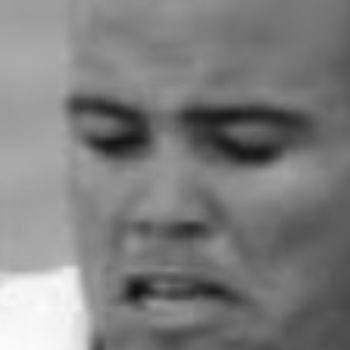
#> input picture data_set/sad/Alain_Cervantes_0001.jpg, 350 x 350 px; its folder holds 4 pictures in this run
$ python createdataset.py
#> lines starting #> are read from the running program, lines starting #| are printed output that depends on the picture; after the words box and inside, x2 and y2 are one past the last pixel; in counts of white or black regions, pixels touching at a corner belong together
import cv2

with open('sad.txt','r') as f:
#> (reads sad.txt from the repository)
    images = [line.strip() for line in f]

face_detector = cv2.CascadeClassifier('haarcascade_frontalface_default.xml')

# For each Emotion, enter one numeric face id
face_id = input('\n Enter Emotion id end press <return> ==>  ')

count = 0

for image in images:
    img = cv2.imread("data_set/sad/"+image)
#> img is the input picture: shape (350, 350, 3); min 15, max 251, mean 126.3
    gray = cv2.cvtColor(img, cv2.COLOR_BGR2GRAY)
    faces = face_detector.detectMultiScale(gray, 1.3, 5)
#> faces = [[28, 24, 289, 289]]

    for (x,y,w,h) in faces:

        cv2.rectangle(img, (x,y), (x+w,y+h), (255,0,0), 2)
        count += 1

        # Save the captured image into the datasets folder
        cv2.imwrite("dataset/User." + str(face_id) + '.' + str(count) + ".jpg", gray[y:y+h,x:x+w])
#> this loop made 1 pass
#> (x, y, w, h, count) on pass 1: (28, 24, 289, 289, 1)
#> pass 1, `cv2.imwrite("dataset/User." + str(face_id) + '.' + str(count) + ".jpg"..`:
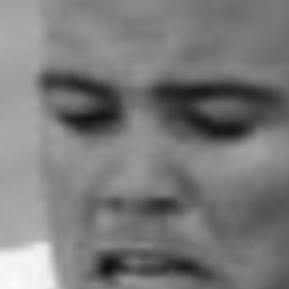
#> saved as User..1.jpg: shape (289, 289); min 15, max 250, mean 122.2
#> after the loop:
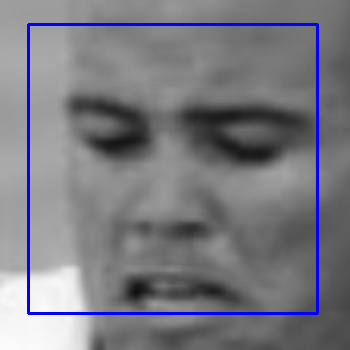
#> img: shape (350, 350, 3); 2.83% of pixels changed, all inside (x1, y1, x2, y2) = (27, 23, 319, 315)
#> after the loop, count = 1
#> pass 3 of the loop `for image in images:`:
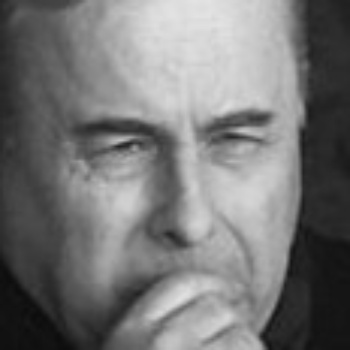
#> input picture data_set/sad/Alexander_Losyukov_0003.jpg, 350 x 350 px
#> img is the input picture: shape (350, 350, 3); min 12, max 227, mean 117.6
#> faces = [[44, 36, 277, 277]]
#> the loop `for (x,y,w,h) in faces: ` made 1 pass
#> (x, y, w, h, count) on pass 1: (44, 36, 277, 277, 2)
#> pass 1, `cv2.imwrite("dataset/User." + str(face_id) + '.' + str(count) + ".jpg"..`:
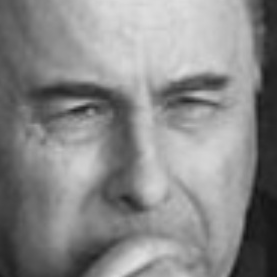
#> saved as User..2.jpg: shape (277, 277); min 20, max 225, mean 136.7
#> after the loop `for (x,y,w,h) in faces:`:
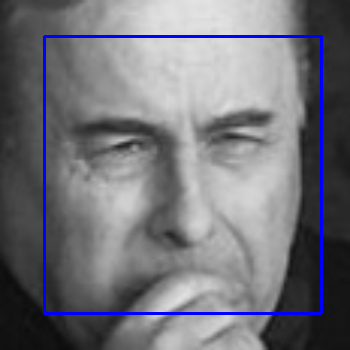
#> img: shape (350, 350, 3); 2.71% of pixels changed, all inside (x1, y1, x2, y2) = (43, 35, 323, 315)
#> after the loop `for (x,y,w,h) in faces:`: count = 2
#> (the run stopped early here; a loop or call above may not have finished)
